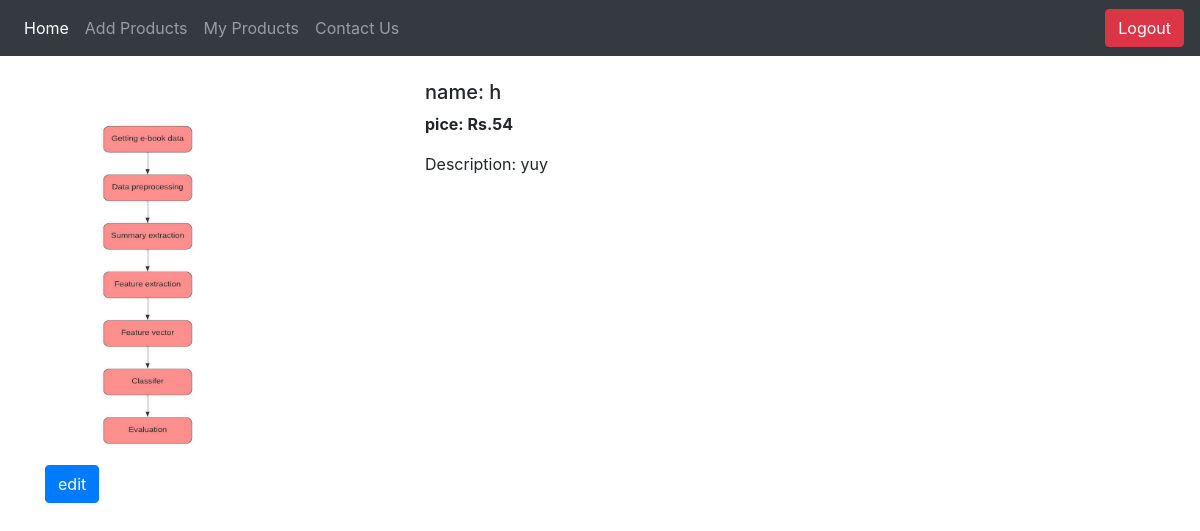
The page /shop/owner/products/3 (signed in) on the database its author committed.
### shop/models.py (models this page shows, shortened)
class Product(models.Model):
    Stat = (
    (1, 'Available'),
  )
    product_id = models.AutoField
    product_name = models.CharField(max_length=50,null=False)
    category = models.CharField(max_length=50, null=False)
    status=models.IntegerField(default=1,choices=Stat,null=False)
    price = models.PositiveIntegerField(null=False)
    desc = models.CharField(max_length=300,null=False)
    pub_date = models.DateField(null=False)
    image = models.ImageField(upload_to='shop/images', default="",null=False)
    owner_name=models.CharField(max_length=50,null=False)

### shop/views.py (the view)
# urls.py: path("owner/products/<int:myid>", views.productOwnView, name="ProductView"),
@login_required
def productOwnView(request, myid):
    product = Product.objects.filter(id=myid)
    return render(request, 'shop/prodOwnView.html', {'product':product[0]})

### shop/templates/shop/prodOwnView.html (shortened to what this page needs)
{% extends 'shop/owner_dash.html' %}
{% block body %}
<div class="container my-4">
    <div class="row">
    <div class="col-md-4">
    <div class="row">
        <img src="/media/{{product.image}}" width="233px" height="385px">
    </div>
    </div>
    <div class="col-md-8">
        <h5>name: {{product.product_name}}</h5>
        <p><b>pice: Rs.{{product.price}} </b></p>
        <p>Description: {{product.desc}}</p>
    </div>
    </div>
    <a href="/shop/updateproducts/{{product.id}}"><button id="qv{{product.id}}" class="btn btn-primary cart">edit</button></a></div>
{% endblock %}

### rows shown on the page
Product: image (picture), product_name "h", price "54", desc "yuy"
